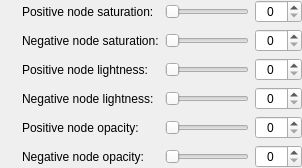
            <widget class="QWidget" name="widget_18" native="true">
             <layout class="QGridLayout" name="gridLayout_11">
              <property name="leftMargin">
               <number>0</number>
              </property>
              <property name="topMargin">
               <number>0</number>
              </property>
              <property name="rightMargin">
               <number>0</number>
              </property>
              <property name="bottomMargin">
               <number>0</number>
              </property>
              <item row="0" column="1">
               <widget class="InfoTextWidget" name="randomColourPositiveSaturationInfoText" native="true">
                <property name="sizePolicy">
                 <sizepolicy hsizetype="Fixed" vsizetype="Fixed">
                  <horstretch>0</horstretch>
                  <verstretch>0</verstretch>
                 </sizepolicy>
                </property>
                <property name="minimumSize">
                 <size>
                  <width>16</width>
                  <height>16</height>
                 </size>
                </property>
                <property name="toolTip">
                 <string>This controls the colour saturation of the positive nodes when the 'Random colours' option is used.&lt;br&gt;&lt;br&gt;
                                                                The minimum value will result in colourless (grey) nodes while high values will result in brightly coloured nodes.</string>
                </property>
               </widget>
              </item>
              <item row="2" column="1">
               <widget class="InfoTextWidget" name="randomColourPositiveLightnessInfoText" native="true">
                <property name="sizePolicy">
                 <sizepolicy hsizetype="Fixed" vsizetype="Fixed">
                  <horstretch>0</horstretch>
                  <verstretch>0</verstretch>
                 </sizepolicy>
                </property>
                <property name="minimumSize">
                 <size>
                  <width>16</width>
                  <height>16</height>
                 </size>
                </property>
                <property name="toolTip">
                 <string>This controls the colour lightness of the positive nodes when the 'Random colours' option is used.&lt;br&gt;&lt;br&gt;
                                                               Low values will result in dark nodes while high values result in light nodes</string>
                </property>
               </widget>
              </item>
              <item row="1" column="1">
               <widget class="InfoTextWidget" name="randomColourNegativeSaturationInfoText" native="true">
                <property name="sizePolicy">
                 <sizepolicy hsizetype="Fixed" vsizetype="Fixed">
                  <horstretch>0</horstretch>
                  <verstretch>0</verstretch>
                 </sizepolicy>
                </property>
                <property name="minimumSize">
                 <size>
                  <width>16</width>
                  <height>16</height>
                 </size>
                </property>
                <property name="toolTip">
                 <string>This controls the colour saturation of the negative nodes when the 'Random colours' option is used.&lt;br&gt;&lt;br&gt;
                                                                The minimum value will result in colourless (grey) nodes while high values will result in brightly coloured nodes.&lt;br&gt;&lt;br&gt;
                                                                Note that negative nodes are only visible when the graph is drawn in double mode.</string>
                </property>
               </widget>
              </item>
              <item row="2" column="3">
               <widget class="QSlider" name="randomColourPositiveLightnessSlider">
                <property name="sizePolicy">
                 <sizepolicy hsizetype="Preferred" vsizetype="Fixed">
                  <horstretch>0</horstretch>
                  <verstretch>0</verstretch>
                 </sizepolicy>
                </property>
                <property name="focusPolicy">
                 <enum>Qt::StrongFocus</enum>
                </property>
                <property name="maximum">
                 <number>255</number>
                </property>
                <property name="orientation">
                 <enum>Qt::Horizontal</enum>
                </property>
               </widget>
              </item>
              <item row="0" column="3">
               <widget class="QSlider" name="randomColourPositiveSaturationSlider">
                <property name="sizePolicy">
                 <sizepolicy hsizetype="Preferred" vsizetype="Fixed">
                  <horstretch>0</horstretch>
                  <verstretch>0</verstretch>
                 </sizepolicy>
                </property>
                <property name="focusPolicy">
                 <enum>Qt::StrongFocus</enum>
                </property>
                <property name="maximum">
                 <number>255</number>
                </property>
                <property name="orientation">
                 <enum>Qt::Horizontal</enum>
                </property>
               </widget>
              </item>
              <item row="0" column="5">
               <spacer name="horizontalSpacer_12">
                <property name="orientation">
                 <enum>Qt::Horizontal</enum>
                </property>
                <property name="sizeType">
                 <enum>QSizePolicy::Expanding</enum>
                </property>
                <property name="sizeHint" stdset="0">
                 <size>
                  <width>0</width>
                  <height>20</height>
                 </size>
                </property>
               </spacer>
              </item>
              <item row="4" column="2">
               <widget class="QLabel" name="label_34">
                <property name="sizePolicy">
                 <sizepolicy hsizetype="Minimum" vsizetype="Preferred">
                  <horstretch>0</horstretch>
                  <verstretch>0</verstretch>
                 </sizepolicy>
                </property>
                <property name="text">
                 <string>Positive node opacity:</string>
                </property>
               </widget>
              </item>
              <item row="2" column="2">
               <widget class="QLabel" name="label_44">
                <property name="sizePolicy">
                 <sizepolicy hsizetype="Minimum" vsizetype="Preferred">
                  <horstretch>0</horstretch>
                  <verstretch>0</verstretch>
                 </sizepolicy>
                </property>
                <property name="text">
                 <string>Positive node lightness:</string>
                </property>
               </widget>
              </item>
              <item row="0" column="2">
               <widget class="QLabel" name="label_42">
                <property name="sizePolicy">
                 <sizepolicy hsizetype="Minimum" vsizetype="Preferred">
                  <horstretch>0</horstretch>
                  <verstretch>0</verstretch>
                 </sizepolicy>
                </property>
                <property name="text">
                 <string>Positive node saturation:</string>
                </property>
               </widget>
              </item>
              <item row="4" column="3">
               <widget class="QSlider" name="randomColourPositiveOpacitySlider">
                <property name="sizePolicy">
                 <sizepolicy hsizetype="Preferred" vsizetype="Fixed">
                  <horstretch>0</horstretch>
                  <verstretch>0</verstretch>
                 </sizepolicy>
                </property>
                <property name="focusPolicy">
                 <enum>Qt::StrongFocus</enum>
                </property>
                <property name="maximum">
                 <number>255</number>
                </property>
                <property name="orientation">
                 <enum>Qt::Horizontal</enum>
                </property>
               </widget>
              </item>
              <item row="2" column="4">
               <widget class="QSpinBox" name="randomColourPositiveLightnessSpinBox">
                <property name="focusPolicy">
                 <enum>Qt::StrongFocus</enum>
                </property>
                <property name="alignment">
                 <set>Qt::AlignCenter</set>
                </property>
                <property name="maximum">
                 <number>255</number>
                </property>
               </widget>
              </item>
              <item row="3" column="2">
               <widget class="QLabel" name="label_45">
                <property name="sizePolicy">
                 <sizepolicy hsizetype="Minimum" vsizetype="Preferred">
                  <horstretch>0</horstretch>
                  <verstretch>0</verstretch>
                 </sizepolicy>
                </property>
                <property name="text">
                 <string>Negative node lightness:</string>
                </property>
               </widget>
              </item>
              <item row="1" column="3">
               <widget class="QSlider" name="randomColourNegativeSaturationSlider">
                <property name="sizePolicy">
                 <sizepolicy hsizetype="Preferred" vsizetype="Fixed">
                  <horstretch>0</horstretch>
                  <verstretch>0</verstretch>
                 </sizepolicy>
                </property>
                <property name="focusPolicy">
                 <enum>Qt::StrongFocus</enum>
                </property>
                <property name="maximum">
                 <number>255</number>
                </property>
                <property name="orientation">
                 <enum>Qt::Horizontal</enum>
                </property>
               </widget>
              </item>
              <item row="1" column="2">
               <widget class="QLabel" name="label_43">
                <property name="sizePolicy">
                 <sizepolicy hsizetype="Minimum" vsizetype="Preferred">
                  <horstretch>0</horstretch>
                  <verstretch>0</verstretch>
                 </sizepolicy>
                </property>
                <property name="text">
                 <string>Negative node saturation:</string>
                </property>
               </widget>
              </item>
              <item row="3" column="1">
               <widget class="InfoTextWidget" name="randomColourNegativeLightnessInfoText" native="true">
                <property name="sizePolicy">
                 <sizepolicy hsizetype="Fixed" vsizetype="Fixed">
                  <horstretch>0</horstretch>
                  <verstretch>0</verstretch>
                 </sizepolicy>
                </property>
                <property name="minimumSize">
                 <size>
                  <width>16</width>
                  <height>16</height>
                 </size>
                </property>
                <property name="toolTip">
                 <string>This controls the colour lightness of the negative nodes when the 'Random colours' option is used.&lt;br&gt;&lt;br&gt;
                                                               Low values will result in dark nodes while high values result in light nodes.&lt;br&gt;&lt;br&gt;
                                                               Note that negative nodes are only visible when the graph is drawn in double mode.</string>
                </property>
               </widget>
              </item>
              <item row="4" column="1">
               <widget class="InfoTextWidget" name="randomColourPositiveOpacityInfoText" native="true">
                <property name="sizePolicy">
                 <sizepolicy hsizetype="Fixed" vsizetype="Fixed">
                  <horstretch>0</horstretch>
                  <verstretch>0</verstretch>
                 </sizepolicy>
                </property>
                <property name="minimumSize">
                 <size>
                  <width>16</width>
                  <height>16</height>
                 </size>
                </property>
                <property name="toolTip">
                 <string>This controls how opaque the positive nodes are when the 'Random colours' option is used.&lt;br&gt;&lt;br&gt;
                                                             Set to the minimum value for fully transparent nodes. Set to the maximum value for completely opaque nodes.</string>
                </property>
               </widget>
              </item>
              <item row="1" column="4">
               <widget class="QSpinBox" name="randomColourNegativeSaturationSpinBox">
                <property name="focusPolicy">
                 <enum>Qt::StrongFocus</enum>
                </property>
                <property name="alignment">
                 <set>Qt::AlignCenter</set>
                </property>
                <property name="maximum">
                 <number>255</number>
                </property>
               </widget>
              </item>
              <item row="0" column="4">
               <widget class="QSpinBox" name="randomColourPositiveSaturationSpinBox">
                <property name="focusPolicy">
                 <enum>Qt::StrongFocus</enum>
                </property>
                <property name="alignment">
                 <set>Qt::AlignCenter</set>
                </property>
                <property name="maximum">
                 <number>255</number>
                </property>
               </widget>
              </item>
              <item row="0" column="0">
               <spacer name="horizontalSpacer_11">
                <property name="orientation">
                 <enum>Qt::Horizontal</enum>
                </property>
                <property name="sizeType">
                 <enum>QSizePolicy::Expanding</enum>
                </property>
                <property name="sizeHint" stdset="0">
                 <size>
                  <width>0</width>
                  <height>20</height>
                 </size>
                </property>
               </spacer>
              </item>
              <item row="3" column="3">
               <widget class="QSlider" name="randomColourNegativeLightnessSlider">
                <property name="sizePolicy">
                 <sizepolicy hsizetype="Preferred" vsizetype="Fixed">
                  <horstretch>0</horstretch>
                  <verstretch>0</verstretch>
                 </sizepolicy>
                </property>
                <property name="focusPolicy">
                 <enum>Qt::StrongFocus</enum>
                </property>
                <property name="maximum">
                 <number>255</number>
                </property>
                <property name="orientation">
                 <enum>Qt::Horizontal</enum>
                </property>
               </widget>
              </item>
              <item row="4" column="4">
               <widget class="QSpinBox" name="randomColourPositiveOpacitySpinBox">
                <property name="focusPolicy">
                 <enum>Qt::StrongFocus</enum>
                </property>
                <property name="alignment">
                 <set>Qt::AlignCenter</set>
                </property>
                <property name="maximum">
                 <number>255</number>
                </property>
               </widget>
              </item>
              <item row="3" column="4">
               <widget class="QSpinBox" name="randomColourNegativeLightnessSpinBox">
                <property name="focusPolicy">
                 <enum>Qt::StrongFocus</enum>
                </property>
                <property name="alignment">
                 <set>Qt::AlignCenter</set>
                </property>
                <property name="maximum">
                 <number>255</number>
                </property>
               </widget>
              </item>
              <item row="5" column="1">
               <widget class="InfoTextWidget" name="randomColourNegativeOpacityInfoText" native="true">
                <property name="sizePolicy">
                 <sizepolicy hsizetype="Fixed" vsizetype="Fixed">
                  <horstretch>0</horstretch>
                  <verstretch>0</verstretch>
                 </sizepolicy>
                </property>
                <property name="minimumSize">
                 <size>
                  <width>16</width>
                  <height>16</height>
                 </size>
                </property>
                <property name="toolTip">
                 <string>This controls how opaque the negative nodes are when the 'Random colours' option is used.&lt;br&gt;&lt;br&gt;
                                                             Set to the minimum value for fully transparent nodes. Set to the maximum value for completely opaque nodes.&lt;br&gt;&lt;br&gt;
                                                             Note that negative nodes are only visible when the graph is drawn in double mode.</string>
                </property>
               </widget>
              </item>
              <item row="5" column="2">
               <widget class="QLabel" name="label_46">
                <property name="sizePolicy">
                 <sizepolicy hsizetype="Minimum" vsizetype="Preferred">
                  <horstretch>0</horstretch>
                  <verstretch>0</verstretch>
                 </sizepolicy>
                </property>
                <property name="text">
                 <string>Negative node opacity:</string>
                </property>
               </widget>
              </item>
              <item row="5" column="3">
               <widget class="QSlider" name="randomColourNegativeOpacitySlider">
                <property name="sizePolicy">
                 <sizepolicy hsizetype="Preferred" vsizetype="Fixed">
                  <horstretch>0</horstretch>
                  <verstretch>0</verstretch>
                 </sizepolicy>
                </property>
                <property name="focusPolicy">
                 <enum>Qt::StrongFocus</enum>
                </property>
                <property name="maximum">
                 <number>255</number>
                </property>
                <property name="orientation">
                 <enum>Qt::Horizontal</enum>
                </property>
               </widget>
              </item>
              <item row="5" column="4">
               <widget class="QSpinBox" name="randomColourNegativeOpacitySpinBox">
                <property name="focusPolicy">
                 <enum>Qt::StrongFocus</enum>
                </property>
                <property name="alignment">
                 <set>Qt::AlignCenter</set>
                </property>
                <property name="maximum">
                 <number>255</number>
                </property>
               </widget>
              </item>
             </layout>
            </widget>
